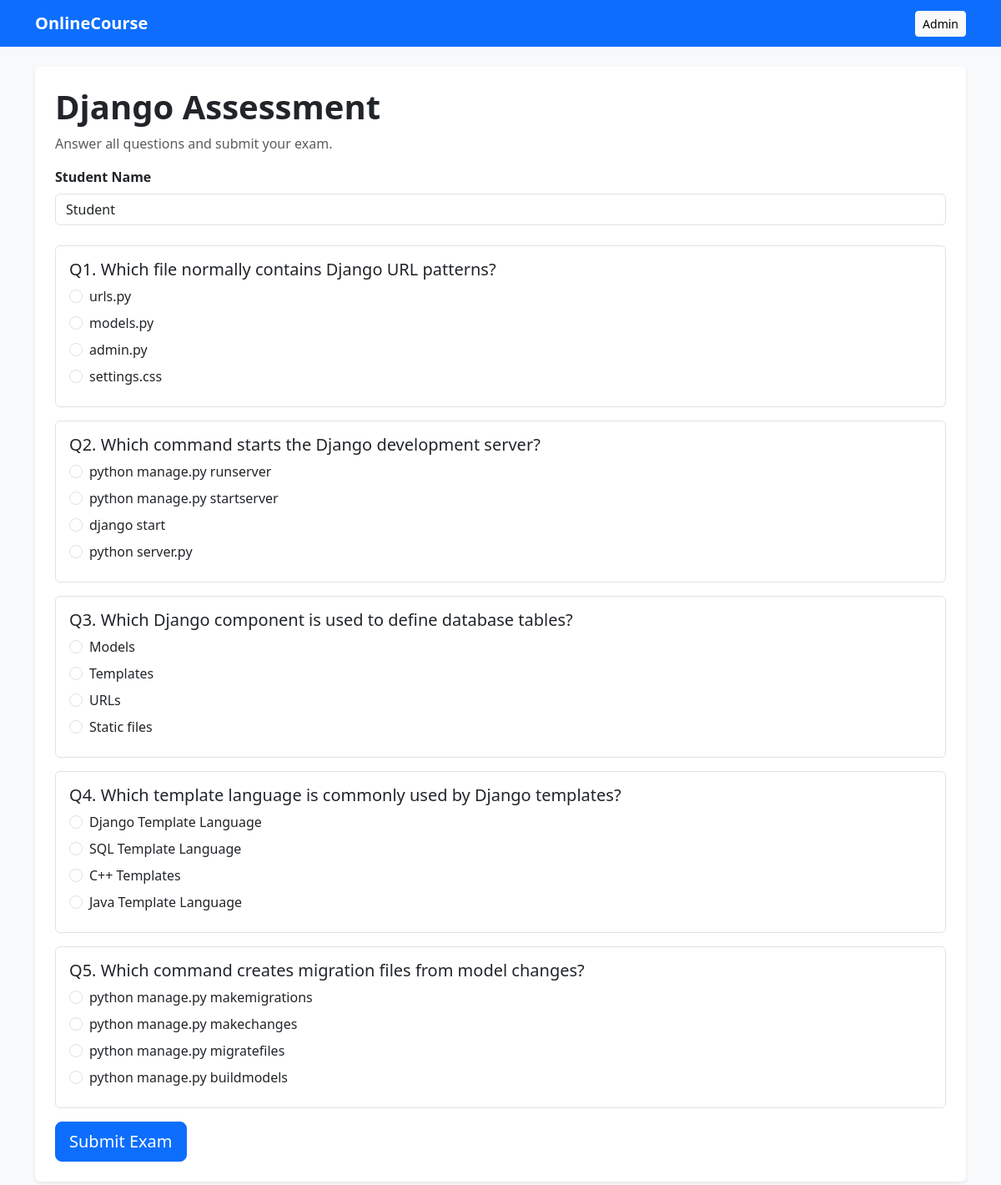
The app's page /exam/1/ with its own data.
### onlinecourse/models.py (models this page shows, shortened)
class Lesson(models.Model):
    course = models.ForeignKey(
        Course,
        on_delete=models.CASCADE,
        related_name="lessons"
    )
    title = models.CharField(max_length=200)
    content = models.TextField(blank=True)
    order = models.PositiveIntegerField(default=1)
    class Meta:
        ordering = ["order"]

class Question(models.Model):
    lesson = models.ForeignKey(
        Lesson,
        on_delete=models.CASCADE,
        related_name="questions"
    )
    text = models.CharField(max_length=500)
    points = models.PositiveIntegerField(default=1)

class Choice(models.Model):
    question = models.ForeignKey(
        Question,
        on_delete=models.CASCADE,
        related_name="choices"
    )
    text = models.CharField(max_length=300)
    is_correct = models.BooleanField(default=False)

### onlinecourse/views.py (the view)
def exam(request, lesson_id):
    lesson = get_object_or_404(Lesson, id=lesson_id)
    questions = lesson.questions.prefetch_related("choices").all()
    return render(
        request,
        "onlinecourse/exam.html",
        {"lesson": lesson, "questions": questions},
    )

### onlinecourse/templates/onlinecourse/exam.html (shortened to what this page needs)
{% extends "onlinecourse/base.html" %}
{% block content %}
<div class="card shadow-sm border-0">
    <div class="card-body p-4">
        <h1 class="fw-bold">{{ lesson.title }}</h1>
        <p class="text-muted">Answer all questions and submit your exam.</p>
        <form method="post" action="{% url 'submit' lesson.id %}">
            <div class="mb-4">
                <label class="form-label fw-semibold">Student Name</label>
                <input type="text" name="student_name" class="form-control" value="Student" required>
            </div>
            {% for question in questions %}
            <div class="card mb-3 border">
                <div class="card-body">
                    <h5>Q{{ forloop.counter }}. {{ question.text }}</h5>
                    {% for choice in question.choices.all %}
                    <div class="form-check mb-2">
                        <input
                            class="form-check-input"
                            type="radio"
                            name="question_{{ question.id }}"
                            id="choice_{{ choice.id }}"
                            value="{{ choice.id }}"
                            required
                        >
                        <label class="form-check-label" for="choice_{{ choice.id }}">
                            {{ choice.text }}
                        </label>
                    </div>
                    {% endfor %}
                </div>
            </div>
            {% endfor %}
            <button type="submit" class="btn btn-primary btn-lg">
                Submit Exam
            </button>
        </form>
    </div>
</div>
{% endblock %}

### onlinecourse/templates/onlinecourse/base.html (shortened to what this page needs)
<!doctype html>
<html lang="en">
<head>
    <link href="https://cdn.jsdelivr.net/npm/bootstrap@5.3.3/dist/css/bootstrap.min.css" rel="stylesheet">
</head>
<body class="bg-light">
<nav class="navbar navbar-dark bg-primary mb-4">
    <div class="container">
        <a class="navbar-brand fw-bold" href="{% url 'course_list' %}">OnlineCourse</a>
        <a class="btn btn-light btn-sm" href="/admin/">Admin</a>
    </div>
</nav>
<main class="container pb-5">
    {% block content %}{% endblock %}
</main>
</body>
</html>

### records on screen
Lesson: title "Django Assessment"
Question: text "Which file normally contains Django URL patterns?"
Choice: text "urls.py"
Choice: text "models.py"
Choice: text "admin.py"
Choice: text "settings.css"
Question: text "Which command starts the Django development server?"
Choice: text "python manage.py runserver"
Choice: text "python manage.py startserver"
Choice: text "django start"
Choice: text "python server.py"
Question: text "Which Django component is used to define database tables?"
Choice: text "Models"
Choice: text "Templates"
Choice: text "URLs"
Choice: text "Static files"
Question: text "Which template language is commonly used by Django templates?"
Choice: text "Django Template Language"
Choice: text "SQL Template Language"
Choice: text "C++ Templates"
Choice: text "Java Template Language"
Question: text "Which command creates migration files from model changes?"
Choice: text "python manage.py makemigrations"
Choice: text "python manage.py makechanges"
Choice: text "python manage.py migratefiles"
Choice: text "python manage.py buildmodels"
